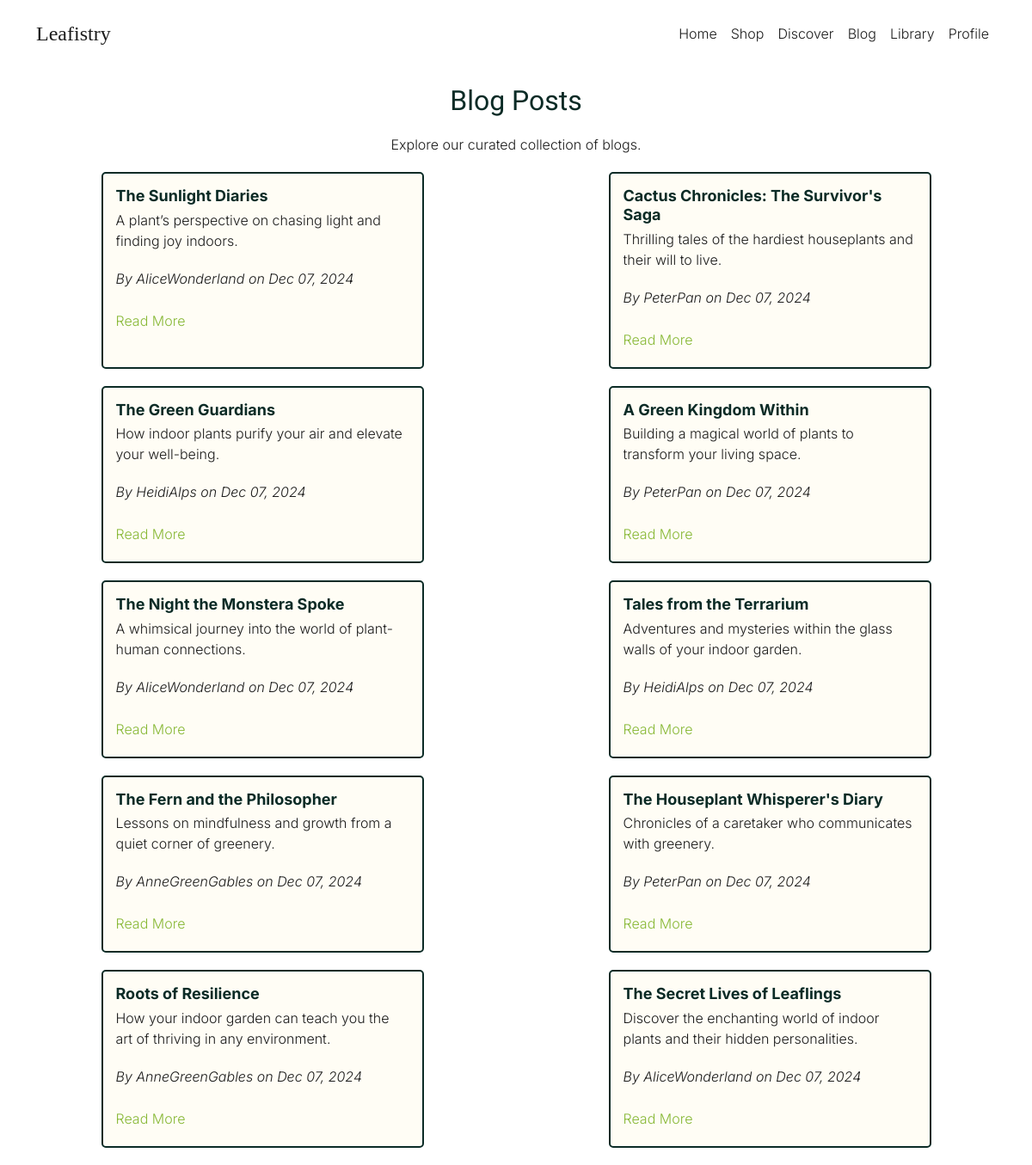
The app's page /blogs/ with its own data.
### blogs/models.py (models this page shows, shortened)
class Blog(models.Model):
    title = models.CharField(max_length=200)
    tagline = models.CharField(max_length=1000)
    content = models.TextField()
    author = models.ForeignKey('home.User', on_delete=models.CASCADE)
    created_at = models.DateTimeField(auto_now_add=True)

### home/models.py (models this page shows)
class User(AbstractUser):
    username = models.CharField(max_length=200, null=True, unique=True)
    name = models.CharField(max_length=200, null=True)
    email = models.EmailField(unique=True, null=True)

### blogs/views.py (the view)
# urls.py: path('', views.blog, name='blog'),
def blog(request):
    blogs = Blog.objects.all().order_by('-created_at')  # Most recent blogs first
    return render(request, 'blogs.html', {'blogs': blogs})

### templates/blogs.html (shortened to what this page needs)
{% load static %}
<!DOCTYPE html>
<html lang="en">
  <head>
    <link
      href="https://cdn.jsdelivr.net/npm/bootstrap@5.3.3/dist/css/bootstrap.min.css"
      rel="stylesheet" />
    <link
      rel="stylesheet"
      href="https://cdn.jsdelivr.net/npm/bootstrap-icons@1.3.0/font/bootstrap-icons.css" />
    <link rel="stylesheet" href="{% static 'css/style.css' %}" />
  </head>
  <body>
    <nav class="navbar navbar-expand-lg">
      <div class="container">
        <a class="navbar-brand bodoni-moda-logo" href="#">Leafistry</a>
        <div
          class="collapse navbar-collapse justify-content-end"
          id="navbarNav">
          <ul class="navbar-nav">
            <li class="nav-item">
              <a class="nav-link" href="{% url 'home' %}">Home</a>
            </li>
            <li class="nav-item">
              <a class="nav-link" href="{% url 'shop' %}">Shop</a>
            </li>
            <li class="nav-item">
              <a class="nav-link" href="{% url 'discover' %}">Discover</a>
            </li>
            <li class="nav-item">
              <a class="nav-link" href="{% url 'blog' %}">Blog</a>
            </li>
            <li class="nav-item">
              <a class="nav-link" href="{% url 'library' %}">Library</a>
            </li>
            <li class="nav-item">
              <a class="nav-link" href="{% url 'profile' %}">Profile</a>
            </li>
          </ul>
        </div>
      </div>
    </nav>
    <div class="blog-container">
      <h1>Blog Posts</h1>
      <p>Explore our curated collection of blogs.</p>
      <div class="blog-cards-grid">
        {% for blog in blogs %}
        <div class="blog-card">
          <div class="blog-card-content">
            <h3 class="blog-card-title">{{ blog.title }}</h3>
            <p class="blog-card-description">
              {{ blog.tagline|truncatechars:100 }}
            </p>
            <p class="blog-card-description">
              <i>
                By {{ blog.author.username }} on {{ blog.created_at|date:"M d, Y" }}
              </i>
            </p>
            <a href="{% url 'blog_content' blog.id %}" class="link-apple-green">Read More</a>
          </div>
        </div>
        {% endfor %}
      </div>
    </div>
  </body>
</html>

### static/css/style.css (style rules this page uses)
:root { --phthalo-green: #0b2b26; --phthalo-green-light: #163832; --phthalo-green-dark: #051f20; --apple-green: #88b836; --apple-green-light: #b3d66b; --apple-green-lighter: #d7eaa0; --phthalo-green-dark: #001219; --milk: #fffdf5; --black: #1c1c1c; --red: #ff4d4d; }
* { margin: 0; padding: 0; box-sizing: border-box; }
body { min-height: 100vh; color: var(--black); font-family: "Inter", sans-serif; font-optical-sizing: auto; font-weight: 300; font-style: normal; }
h1 { font-size: 2rem; font-family: "Inter Tight", serif; font-optical-sizing: auto; font-weight: 200; font-style: normal; text-align: center; margin-bottom: 20px; color: var(--phthalo-green); }
.bodoni-moda-logo { font-family: "Bodoni Moda", serif; font-optical-sizing: auto; font-weight: 500; font-style: normal; }
.link-apple-green { color: var(--apple-green); padding: 5px 0px; font-weight: 300; transition: all 0.3s ease; text-decoration: none; display: inline-block; }
.navbar { background-color: transparent; padding: 1rem 0.5rem; margin-top: 0px; transition: background-color 0.3s ease, box-shadow 0.3s ease; }
.navbar-brand { color: var(--black) !important; font-size: 1.5rem; }
.nav-link { color: var(--black) !important; transition: opacity 0.3s ease, color 0.3s ease; }
.blog-container { display: flex; flex-direction: column; justify-content: center; align-items: center; text-align: center; padding: 20px; min-height: 100vh; }
.blog-container p { margin: 0; font-size: 1rem; color: var(--black); margin-bottom: 20px; }
.blog-cards-grid { display: flex; flex-wrap: wrap; justify-content: space-around; gap: 20px; max-width: 1200px; margin: 0 auto; }
.blog-card { width: 375px; background-color: var(--milk); border: 2px solid var(--phthalo-green); border-radius: 5px; box-shadow: 0 2px 4px var(--shadow); transition: transform 0.3s ease, box-shadow 0.3s ease; position: relative; overflow: hidden; padding: 15px; }
.blog-card-content { text-align: left; }
.blog-card-title { font-size: 18px; font-weight: bold; color: var(--phthalo-green); margin: 0 0 5px; }
.blog-card-description { font-size: 14px; color: var(--phthalo-green); margin-bottom: 15px; line-height: 1.5; display: -webkit-box; -webkit-line-clamp: 2; -webkit-box-orient: vertical; overflow: hidden; text-overflow: ellipsis; }

### records on screen
Blog: title "The Sunlight Diaries", tagline "A plant’s perspective on chasing light and finding joy indoors.", author.username "AliceWonderland", created_at "Dec 07, 2024"
Blog: title "Cactus Chronicles: The Survivor's Saga", tagline "Thrilling tales of the hardiest houseplants and their will to live.", author.username "PeterPan", created_at "Dec 07, 2024"
Blog: title "The Green Guardians", tagline "How indoor plants purify your air and elevate your well-being.", author.username "HeidiAlps", created_at "Dec 07, 2024"
Blog: title "A Green Kingdom Within", tagline "Building a magical world of plants to transform your living space.", author.username "PeterPan", created_at "Dec 07, 2024"
Blog: title "The Night the Monstera Spoke", tagline "A whimsical journey into the world of plant-human connections.", author.username "AliceWonderland", created_at "Dec 07, 2024"
Blog: title "Tales from the Terrarium", tagline "Adventures and mysteries within the glass walls of your indoor garden.", author.username "HeidiAlps", created_at "Dec 07, 2024"
Blog: title "The Fern and the Philosopher", tagline "Lessons on mindfulness and growth from a quiet corner of greenery.", author.username "AnneGreenGables", created_at "Dec 07, 2024"
Blog: title "The Houseplant Whisperer's Diary", tagline "Chronicles of a caretaker who communicates with greenery.", author.username "PeterPan", created_at "Dec 07, 2024"
Blog: title "Roots of Resilience", tagline "How your indoor garden can teach you the art of thriving in any environment.", author.username "AnneGreenGables", created_at "Dec 07, 2024"
Blog: title "The Secret Lives of Leaflings", tagline "Discover the enchanting world of indoor plants and their hidden personalities.", author.username "AliceWonderland", created_at "Dec 07, 2024"
